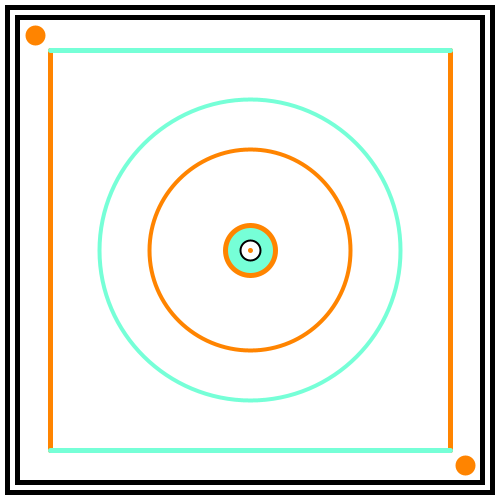
Frame 1 (no input)
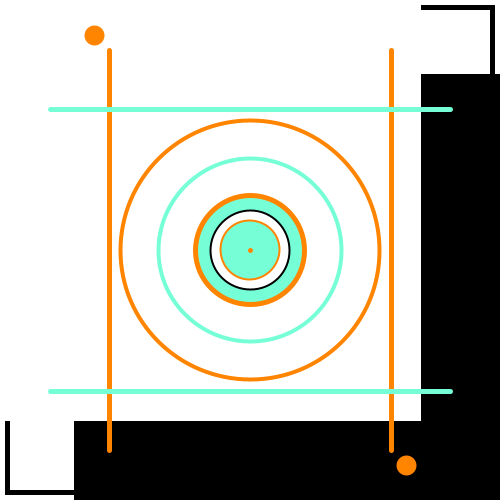
Frame 60 (the mouse pressed at the canvas centre just before this capture)
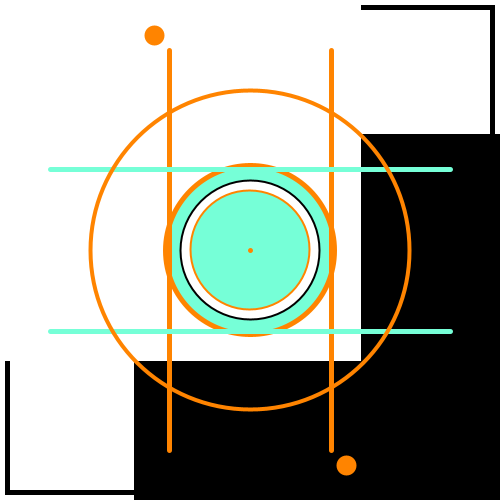
Frame 120 (the mouse held since frame 60 and released just before this capture)

The Processing sketch that drew these frames (run headless with seeded random() and noise(); from frame 60 on, the mouse is pressed at the canvas centre):

// Processing sketch: flomars02t00
// ── flomars02t00.pde
int x1, x2, x3, x4, x5, x6, x7, x8;
float y, y1, y2;
color blanco;
color negro;
color naranjo;
color verde;

void setup(){
size (500,500);

x1 = 15;
x2 = 20;
x3 = 50;
x4 = 250;
x5 = 450;
x6 = 35;
x7 = 465;
x8 = 20;
y = 200.5;
y1 = 300.5;
y2 = 0.1;

blanco = color(255,255,255);
negro = color(0,0,0);
naranjo = color(255,132,0);
verde = color(118,255,215);

}

void draw() {

background (blanco);

//rect
noStroke();
fill(negro);
rect(5, 5, 490, 490);

//rect2
noStroke();
fill(blanco);
rect(10, 10, 480,480);

//rect3
noStroke();
fill(negro);
rect(x1, x1, 470, 470);

//rect4
noStroke();
fill(blanco);
rect(x2, x2, 460,460);


//ellipse 3
stroke(naranjo);
strokeWeight(5);
fill(verde);
ellipse(x4,x4,x3,x3);

//circulo 
stroke(negro);
strokeWeight(2);
fill(blanco);
ellipse(250,250,x8,x8);

//circulo 
stroke(naranjo);
strokeWeight(2);
fill(verde);
ellipse(250,250, y2, y2);

//linea
stroke(naranjo);
strokeWeight(5);
line(x3, 450, x3, 50);

//linea 2
stroke(naranjo);
strokeWeight(5);
line(x5, 50, x5, 450);

//linea 3 
stroke(verde);
strokeWeight(5);
line(50, x3, 450, x3);

//linea 4 
stroke(verde);
strokeWeight(5);
line(50, x5, 450, x5);



//ellipse
stroke(verde);
strokeWeight(4);
noFill();
ellipse(x4,x4,y1,y1);

//ellipse 2
stroke(naranjo);
strokeWeight(4);
noFill();
ellipse(x4,x4,y,y);


//point
strokeWeight(20);
stroke(naranjo);
point(x6,35);

//point2
strokeWeight(20);
stroke(naranjo);
point(x7, 465);

//punto inmovil
strokeWeight(5);
stroke(naranjo);
point(250,250);

//modificadores
x1 ++;
x2 --;
x3 ++;
x5 --;
x6 ++;
x7 --;
x8 ++;
y ++;
y1 -= 2;
y2 ++;

}
